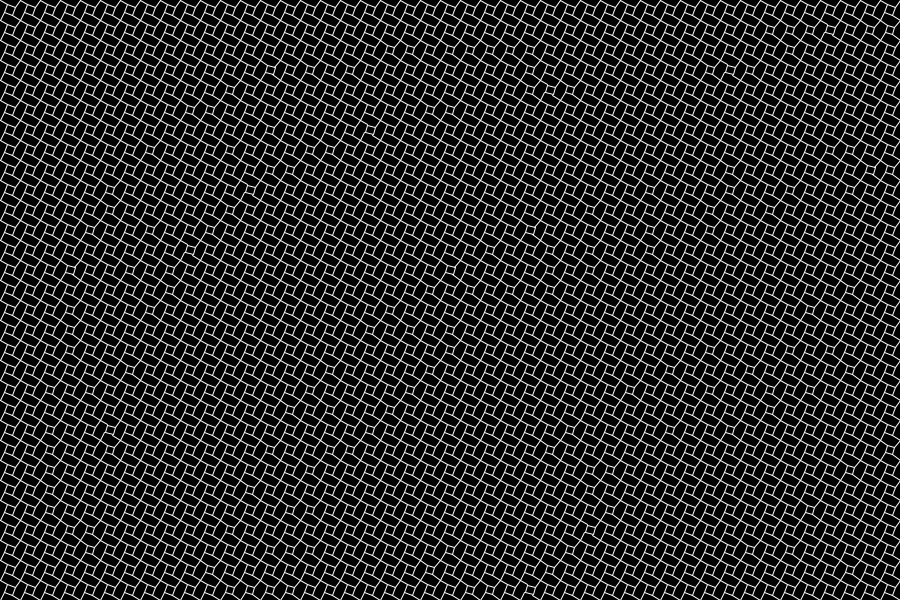
Frame 1 (no input)
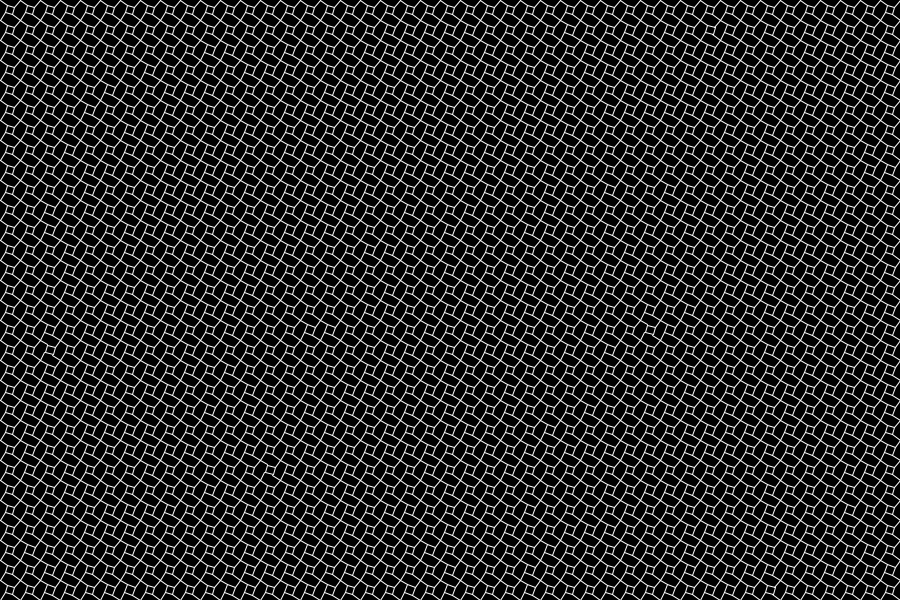
Frame 60 (the mouse pressed at the canvas centre just before this capture)
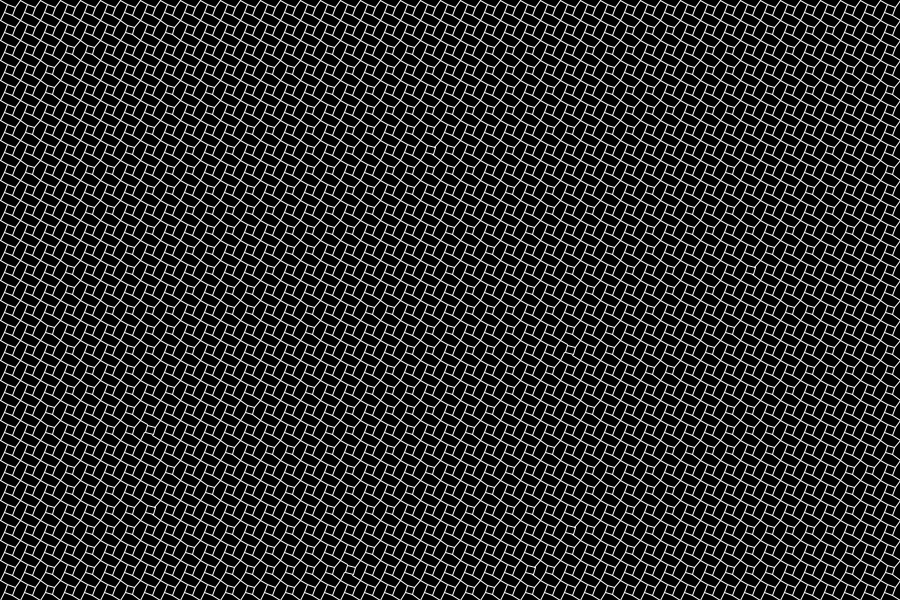
Frame 120 (the mouse held since frame 60 and released just before this capture)

The Processing sketch that drew these frames (run headless with seeded random() and noise(); from frame 60 on, the mouse is pressed at the canvas centre):

// Processing sketch: rotateArray7
// ── rotateArray7.pde

int cols = 45;
int rows = 30;
float w = 20;
float w2 = 8;
Cell[][] grid = new Cell[cols][rows];

void setup()
{
  size(900,600);
  noFill();
  stroke(255);
  rectMode(CENTER);
  for (int j = 0; j < rows; j++) {
    for (int i = 0; i < cols; i++) {
      grid[i][j] = new Cell(i,j);
    }
  }
}


void draw() {
  background(0);
  for (int j=0; j<rows; j++) {
    for (int i=0; i<cols; i++) {
      Cell c = grid[i][j];
      c.display();
    }
  }
}


//------------------------------------------------------------------
class Cell {
  int row;
  int col;
  int multiplier = 1;
  float ax0 = 100;
  float ay0 = 100;
  float bx0 = 100;
  float by0 = 300;
  float cx0 = 300;
  float cy0 = 100;
  float dx0 = 300;
  float dy0 = 300;
  float speed = 0;

  float ax = 0;
  float ay = 0;
  float bx = 0;
  float by = 0;
  float cx = 0;
  float cy = 0;
  float dx = 0;
  float dy = 0;
  int lowerSpeed = 15;
  int upperSpeed = 20;

  // Cell Constructor
  Cell(int i, int j) {
    col = i;
    row = j;
    randomSeed(millis() * i * j);
    speed = random(lowerSpeed,upperSpeed);
  } 

  void display() {
    //background(0);
    pushMatrix();
    float tx = (col*w) + w/2;
    float ty = (row*w) + w/2;
    translate(tx, ty);
    noStroke();
    rect(0, 0, w, w);
    float h = w/2;
    ax0 = tx - h;
    ay0 = ty - h;
    bx0 = tx - h;
    by0 = ty - h+w;
    cx0 = tx - h+w;
    cy0 = ty - h;
    dx0 = tx - h+w;
    dy0 = ty - h+w;
    //println(i,j);
    if (speed > upperSpeed) { multiplier = -1; }
    if (speed < lowerSpeed) { multiplier = 1; }  
    speed = speed + (multiplier * .1 * speed);
    //speed = 15 * row * col * millis();

    rotate(radians(speed));
    stroke(255);
    rect(0, 0, w2, w2);
    float h2 = w2/2;
    ax = screenX(-h2, -h2);
    ay = screenY(-h2, -h2);
    bx = screenX(-h2, h2);
    by = screenY(-h2, h2);
    cx = screenX(h2, -h2);
    cy = screenY(h2, -h2);
    dx = screenX(h2, h2);
    dy = screenY(h2, h2);
    popMatrix();
    line(ax0, ay0, ax, ay);
    line(bx0, by0, bx, by);
    line(cx0, cy0, cx, cy);
    line(dx0, dy0, dx, dy);
  }
}
